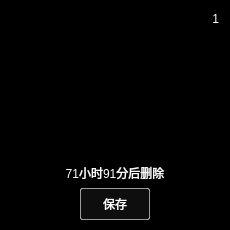
<?xml version="1.0" encoding="UTF-8"?>
<ui version="4.0">
 <class>PreviewWidget</class>
 <widget class="QFrame" name="PreviewWidget">
  <property name="geometry">
   <rect>
    <x>0</x>
    <y>0</y>
    <width>230</width>
    <height>230</height>
   </rect>
  </property>
  <property name="minimumSize">
   <size>
    <width>230</width>
    <height>230</height>
   </size>
  </property>
  <property name="maximumSize">
   <size>
    <width>230</width>
    <height>230</height>
   </size>
  </property>
  <property name="windowTitle">
   <string>Frame</string>
  </property>
  <property name="styleSheet">
   <string notr="true">QFrame
{
background-color: rgb(0, 0, 0);
}</string>
  </property>
  <property name="frameShape">
   <enum>QFrame::StyledPanel</enum>
  </property>
  <property name="frameShadow">
   <enum>QFrame::Raised</enum>
  </property>
  <widget class="QLabel" name="ImageLabel">
   <property name="geometry">
    <rect>
     <x>0</x>
     <y>0</y>
     <width>230</width>
     <height>230</height>
    </rect>
   </property>
   <property name="minimumSize">
    <size>
     <width>230</width>
     <height>230</height>
    </size>
   </property>
   <property name="maximumSize">
    <size>
     <width>230</width>
     <height>230</height>
    </size>
   </property>
   <property name="styleSheet">
    <string notr="true">QLabel
{
font: 16px &quot;Microsoft YaHei&quot;;
color: #B4C4D9;
background: transparent;
border:none;
}
QToolTip
{
border:1px solid rgb(118, 118, 118);
background-color: #1f2428;
color:#ffffff;
font-size:14px;
border-radius:4px;
}</string>
   </property>
   <property name="text">
    <string/>
   </property>
   <property name="alignment">
    <set>Qt::AlignCenter</set>
   </property>
  </widget>
  <widget class="QCheckBox" name="SelectCheckBox">
   <property name="geometry">
    <rect>
     <x>8</x>
     <y>8</y>
     <width>42</width>
     <height>42</height>
    </rect>
   </property>
   <property name="minimumSize">
    <size>
     <width>42</width>
     <height>42</height>
    </size>
   </property>
   <property name="maximumSize">
    <size>
     <width>42</width>
     <height>42</height>
    </size>
   </property>
   <property name="styleSheet">
    <string notr="true">QCheckBox
{
font: 16px &quot;Microsoft YaHei&quot;;
color: #B4C4D9;
background: transparent;
}
QCheckBox::indicator
{
width: 42px;
height: 42px;
}
QCheckBox::indicator:unchecked
{
image: url(:/CArmWorkStation/ImageSource/Data/uncheck.png);
}

QCheckBox::indicator:checked
{
image: url(:/CArmWorkStation/ImageSource/Data/checked.png);
}</string>
   </property>
   <property name="text">
    <string/>
   </property>
  </widget>
  <widget class="QLabel" name="ImageNumberLabel">
   <property name="geometry">
    <rect>
     <x>165</x>
     <y>11</y>
     <width>54</width>
     <height>16</height>
    </rect>
   </property>
   <property name="minimumSize">
    <size>
     <width>0</width>
     <height>16</height>
    </size>
   </property>
   <property name="styleSheet">
    <string notr="true">QLabel
{
font: 16px &quot;Microsoft YaHei&quot;;
color: #FFFFFF;
border:none;
background:transparent;
}
</string>
   </property>
   <property name="text">
    <string>1</string>
   </property>
   <property name="alignment">
    <set>Qt::AlignRight|Qt::AlignTrailing|Qt::AlignVCenter</set>
   </property>
  </widget>
  <widget class="QPushButton" name="SaveButton">
   <property name="geometry">
    <rect>
     <x>80</x>
     <y>188</y>
     <width>70</width>
     <height>32</height>
    </rect>
   </property>
   <property name="minimumSize">
    <size>
     <width>70</width>
     <height>32</height>
    </size>
   </property>
   <property name="maximumSize">
    <size>
     <width>70</width>
     <height>32</height>
    </size>
   </property>
   <property name="styleSheet">
    <string notr="true">QPushButton
{
font: 14px &quot;Microsoft YaHei&quot;;
color: rgb(255, 255, 255);
background:rgba(25,25,25,0.56);
border-radius:2px;
border:1px solid rgba(255,255,255,0.6);
}

QPushButton:hover
{
background:rgba(25,25,25,0.7);
}

QPushButton:pressed
{
background:rgba(0,0,0,0.5);
}

</string>
   </property>
   <property name="text">
    <string>保存</string>
   </property>
  </widget>
  <widget class="QLabel" name="DeleteRemindLabel">
   <property name="geometry">
    <rect>
     <x>0</x>
     <y>166</y>
     <width>230</width>
     <height>14</height>
    </rect>
   </property>
   <property name="minimumSize">
    <size>
     <width>230</width>
     <height>14</height>
    </size>
   </property>
   <property name="maximumSize">
    <size>
     <width>230</width>
     <height>14</height>
    </size>
   </property>
   <property name="styleSheet">
    <string notr="true">QLabel
{
font: 14px &quot;Microsoft YaHei&quot;;
color: #FFFFFF;
background: transparent;
border:none;
}
</string>
   </property>
   <property name="text">
    <string>71小时91分后删除</string>
   </property>
   <property name="alignment">
    <set>Qt::AlignCenter</set>
   </property>
  </widget>
  <widget class="QCheckBox" name="FoldCheckBox">
   <property name="geometry">
    <rect>
     <x>183</x>
     <y>183</y>
     <width>42</width>
     <height>42</height>
    </rect>
   </property>
   <property name="minimumSize">
    <size>
     <width>42</width>
     <height>42</height>
    </size>
   </property>
   <property name="maximumSize">
    <size>
     <width>42</width>
     <height>45</height>
    </size>
   </property>
   <property name="styleSheet">
    <string notr="true">QCheckBox
{
font: 16px &quot;Microsoft YaHei&quot;;
color: #B4C4D9;
background: transparent;
}
QCheckBox::indicator
{
width: 42px;
height: 42px;
}
QCheckBox::indicator:unchecked
{
image: url(:/CArmWorkStation/ImageSource/Data/fold.png);
}

QCheckBox::indicator:checked
{
image: url(:/CArmWorkStation/ImageSource/Data/unfold.png);
}</string>
   </property>
   <property name="text">
    <string/>
   </property>
  </widget>
  <widget class="CustomQLabel" name="ImageCountLabel">
   <property name="geometry">
    <rect>
     <x>190</x>
     <y>198</y>
     <width>18</width>
     <height>16</height>
    </rect>
   </property>
   <property name="minimumSize">
    <size>
     <width>16</width>
     <height>16</height>
    </size>
   </property>
   <property name="maximumSize">
    <size>
     <width>48</width>
     <height>16777215</height>
    </size>
   </property>
   <property name="styleSheet">
    <string notr="true">QLabel
{
font: 16px &quot;Microsoft YaHei&quot;;
color: rgb(0, 0, 0);
background: transparent;
border:none;
}
</string>
   </property>
   <property name="text">
    <string>4</string>
   </property>
   <property name="alignment">
    <set>Qt::AlignRight|Qt::AlignTrailing|Qt::AlignVCenter</set>
   </property>
  </widget>
 </widget>
 <customwidgets>
  <customwidget>
   <class>CustomQLabel</class>
   <extends>QLabel</extends>
   <header>CustomQLabel.h</header>
   <slots>
    <signal>clicked()</signal>
   </slots>
  </customwidget>
 </customwidgets>
 <resources>
  <include location="../../CArmWorkStation.qrc"/>
 </resources>
 <connections/>
</ui>
